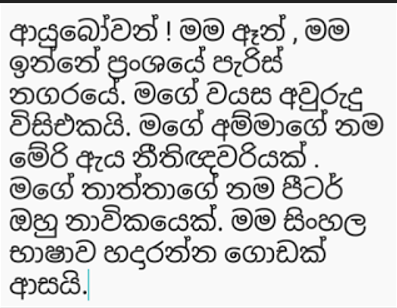
#> input picture sinhala-text.png, 397 x 308 px
$ python template.py
#> lines starting #> are read from the running program, lines starting #| are printed output that depends on the picture; after the words box and inside, x2 and y2 are one past the last pixel; in counts of white or black regions, pixels touching at a corner belong together
import cv2 as cv
import numpy as np

image = cv.imread('sinhala-text.png') # read image
#> image is the input picture: shape (308, 397, 3); mean B, G, R 213.1, 213.1, 213
image_to_gray = cv.cvtColor(image, cv.COLOR_BGR2GRAY) # convret the readed image to grey
temp = cv.imread('template.png',0) # read the template
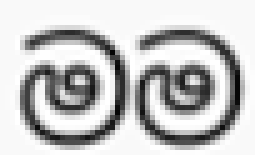
#> input picture template.png, 51 x 31 px (shown 5 times larger)
#> temp is the input picture: shape (31, 51); min 4, max 255, mean 194.6
width, height = temp.shape[::-1]  # get width and height of the template
#> width = 51; height = 31

result = cv.matchTemplate(image_to_gray,temp,cv.TM_CCOEFF_NORMED) # match template and assign the the result to variable
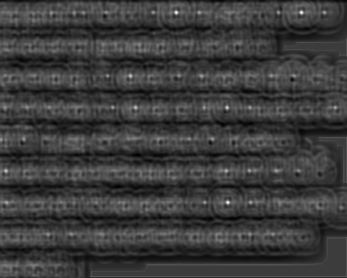
#> result: shape (278, 347) float32; min -0.314, max 1, mean -0.00353; drawn with min black and max white
threshold = 0.9  # set filtering thresholds
loc = np.where( result >= threshold)
#> loc = ([12, 12, 202], [176, 301, 227])

num_of_occurences =0 # number of occurences
for pt in zip(*loc[::-1]):
    cv.rectangle(image, pt, (pt[0] + width, pt[1] + height), (0,255,0), 2) # draw rectangles in the indentified regions
    num_of_occurences=num_of_occurences+1 # increment the number ofoccurences
#> this loop made 3 passes
#> pt on passes 1 to 3: (176, 12), (301, 12), (227, 202)
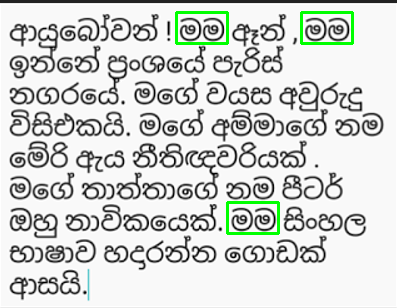
#> image: shape (308, 397, 3); 1.2% of pixels changed, all inside (x1, y1, x2, y2) = (175, 11, 354, 235)
#> after the loop, num_of_occurences = 3

cv.imwrite('result.png',image) # Save the image after highliting the regions
print("Number of Occurences:"+str(num_of_occurences)) # print the number of occurences
#| Number of Occurences:3
